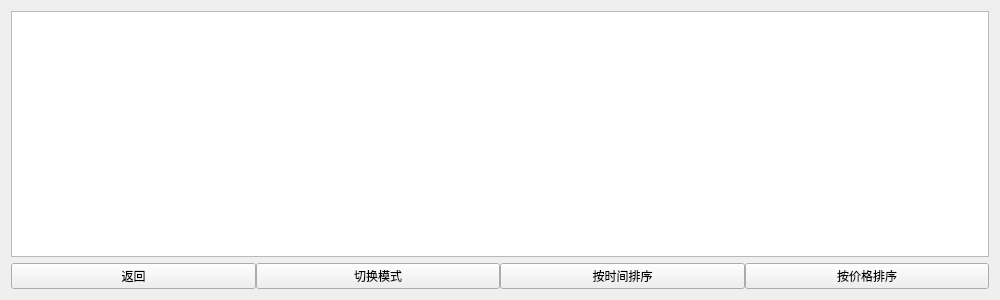
<?xml version="1.0" encoding="UTF-8"?>
<ui version="4.0">
 <class>SearchResult</class>
 <widget class="QWidget" name="SearchResult">
  <property name="geometry">
   <rect>
    <x>0</x>
    <y>0</y>
    <width>1000</width>
    <height>300</height>
   </rect>
  </property>
  <property name="windowTitle">
   <string>Form</string>
  </property>
  <layout class="QVBoxLayout" name="verticalLayout">
   <item>
    <widget class="QTableView" name="Result"/>
   </item>
   <item>
    <layout class="QHBoxLayout" name="horizontalLayout">
     <property name="spacing">
      <number>0</number>
     </property>
     <property name="topMargin">
      <number>0</number>
     </property>
     <item>
      <widget class="QPushButton" name="back">
       <property name="text">
        <string>返回</string>
       </property>
      </widget>
     </item>
     <item>
      <widget class="QPushButton" name="switchButton">
       <property name="text">
        <string>切换模式</string>
       </property>
      </widget>
     </item>
     <item>
      <widget class="QPushButton" name="sort_bytime">
       <property name="text">
        <string>按时间排序</string>
       </property>
      </widget>
     </item>
     <item>
      <widget class="QPushButton" name="sort_byprice">
       <property name="text">
        <string>按价格排序</string>
       </property>
      </widget>
     </item>
    </layout>
   </item>
  </layout>
 </widget>
 <resources/>
 <connections/>
</ui>
